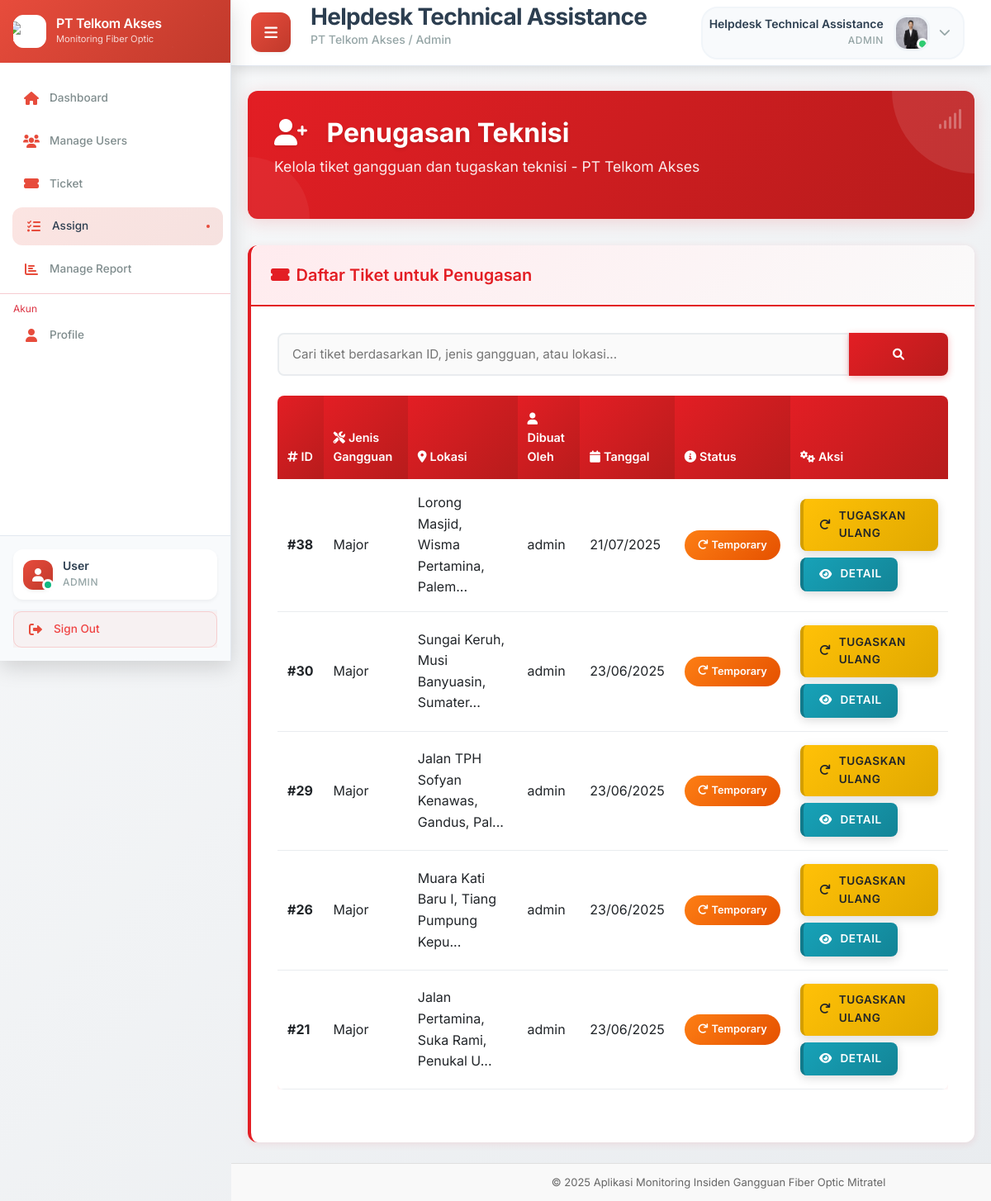
The page /assign_teknisi.php (signed in) on the database its author committed.
### tables this page shows
CREATE TABLE `tiket` (
  `id_tiket` int(11) NOT NULL,
  `id_admin` int(11) NOT NULL,
  `id_lokasi` int(11) NOT NULL,
  `jenis_gangguan` varchar(20) NOT NULL,
  `deskripsi` text DEFAULT NULL,
  `status` enum('open','on progress','selesai') DEFAULT 'open',
  `created_at` timestamp NOT NULL DEFAULT current_timestamp()
);

CREATE TABLE `lokasi` (
  `id_lokasi` int(11) NOT NULL,
  `alamat` text NOT NULL,
  `latitude` decimal(10,8) NOT NULL,
  `longitude` decimal(11,8) NOT NULL
);

### assign_teknisi.php (the view, shortened to what this page needs)
<?php
require '../../config/config.php';
$userRole = 'admin';
$tiket_query = $pdo->query("
    SELECT DISTINCT t.id_tiket, t.jenis_gangguan, t.deskripsi, t.created_at, t.status,
           l.alamat, a.username as created_by,
           lap.jenis_perbaikan,
           tek.nama_lengkap as current_teknisi
    FROM tiket t
    JOIN lokasi l ON t.id_lokasi = l.id_lokasi
    JOIN admin a ON t.id_admin = a.id_admin
    LEFT JOIN laporan lap ON t.id_tiket = lap.id_tiket
    LEFT JOIN penugasan p ON t.id_tiket = p.id_tiket
    LEFT JOIN teknisi tek ON p.id_teknisi = tek.id_teknisi
    WHERE t.status = 'open'
       OR (t.status = 'selesai' AND lap.jenis_perbaikan = 'temporary')
    ORDER BY t.created_at DESC
");
$tiket_list = $tiket_query->fetchAll();
$show_assign_form = false;
?>
<!DOCTYPE html>
<html lang="id">
<head>
    <link rel="stylesheet" href="https://cdnjs.cloudflare.com/ajax/libs/font-awesome/6.0.0/css/all.min.css">
    <link rel="stylesheet" href="https://cdn.jsdelivr.net/npm/bootstrap@5.3.0/dist/css/bootstrap.min.css">
</head>
<body>
    <?php include('../../includes/sidebar.php'); ?>
    <div class="content-wrapper">
        <?php include('../../includes/topbar.php'); ?>
        <?php showTopbar($userRole, $username); ?>
        <div class="assign-main-content">
            <div class="assign-header-section">
                <div class="assign-telkom-logo">
                    <i class="fas fa-signal"></i>
                </div>
                <div class="assign-header-content">
                    <h1 class="assign-header-title">
                        <i class="fas fa-user-plus me-3"></i>
                        Penugasan Teknisi
                    </h1>
                    <p class="assign-header-subtitle">
                        Kelola tiket gangguan dan tugaskan teknisi - PT Telkom Akses
                    </p>
                </div>
            </div>
            <div class="row g-4">
                <div class="col-lg-<?= $show_assign_form ? '8' : '12' ?>">
                    <div class="assign-card h-100">
                        <div class="assign-card-header">
                            <h5 class="assign-card-title">
                                <i class="fas fa-ticket-alt"></i>
                                Daftar Tiket untuk Penugasan
                            </h5>
                        </div>
                        <div class="assign-card-body">
                            <div class="assign-search-wrapper d-flex">
                                <input type="text" id="searchTiket" class="assign-form-control" placeholder="Cari tiket berdasarkan ID, jenis gangguan, atau lokasi...">
                                <button class="assign-btn assign-btn-primary">
                                    <i class="fas fa-search"></i>
                                </button>
                            </div>
                            <?php if(count($tiket_list) > 0): ?>
                                <div class="table-responsive">
                                    <table class="assign-table table" id="tiketTable">
                                        <thead>
                                            <tr>
                                                <th><i class="fas fa-hashtag me-1"></i>ID</th>
                                                <th><i class="fas fa-tools me-1"></i>Jenis Gangguan</th>
                                                <th><i class="fas fa-map-marker-alt me-1"></i>Lokasi</th>
                                                <th><i class="fas fa-user me-1"></i>Dibuat Oleh</th>
                                                <th><i class="fas fa-calendar me-1"></i>Tanggal</th>
                                                <th><i class="fas fa-info-circle me-1"></i>Status</th>
                                                <th><i class="fas fa-cogs me-1"></i>Aksi</th>
                                            </tr>
                                        </thead>
                                        <tbody>
                                            <?php foreach($tiket_list as $tiket): ?>
                                                <tr>
                                                    <td><strong>#<?= $tiket['id_tiket'] ?></strong></td>
                                                    <td><?= htmlspecialchars($tiket['jenis_gangguan']) ?></td>
                                                    <td><?= mb_strimwidth(htmlspecialchars($tiket['alamat']), 0, 40, "...") ?></td>
                                                    <td><?= htmlspecialchars($tiket['created_by']) ?></td>
                                                    <td><?= date('d/m/Y', strtotime($tiket['created_at'])) ?></td>
                                                    <td>
                                                        <?php if($tiket['status'] == 'open'): ?>
                                                            <span class="assign-badge assign-badge-pending">
                                                                <i class="fas fa-clock"></i>
                                                                Menunggu
                                                            </span>
                                                        <?php else: ?>
                                                            <span class="assign-badge assign-badge-temporary">
                                                                <i class="fas fa-redo"></i>
                                                                Temporary
                                                            </span>
                                                        <?php endif; ?>
                                                    </td>
                                                    <td>
                                                        <div class="assign-action-container">
                                                            <?php if($tiket['jenis_perbaikan'] == 'temporary'): ?>
                                                                <a href="assign_teknisi.php?tiket_id=<?= $tiket['id_tiket'] ?>"
                                                                    class="assign-btn-action assign-btn-reassign">
                                                                    <i class="fas fa-redo"></i>
                                                                    <span>Tugaskan Ulang</span>
                                                                </a>
                                                            <?php endif; ?>
                                                            <a href="detail_tiket.php?id=<?= $tiket['id_tiket'] ?>"
                                                                class="assign-btn-action assign-btn-detail">
                                                                <i class="fas fa-eye"></i>
                                                                <span>Detail</span>
                                                            </a>
                                                        </div>
                                                    </td>
                                                </tr>
                                            <?php endforeach; ?>
                                        </tbody>
                                    </table>
                                </div>
                            <?php endif; ?>
                        </div>
                    </div>
                </div>
            </div>
        </div>
        <?php include('../../includes/footer2.php'); ?>
    </div>
</body>
</html>

### topbar.php (shortened to what this page needs)
<?php
function showTopbar($userRole, $username) {
    global $pdo;
    $user_id = $_SESSION['user_id'];
    $username = $_SESSION['username'];
    $role = $_SESSION['role'];
    $table = '';
    $id_field = '';
    if ($role === 'admin') {
        $table = 'admin';
        $id_field = 'id_admin';
    } elseif ($role === 'teknisi') {
        $table = 'teknisi';
        $id_field = 'id_teknisi';
    } elseif ($role === 'supervisor') {
        $table = 'supervisor';
        $id_field = 'id_supervisor';
    }
    $stmt = $pdo->prepare("SELECT foto, nama_lengkap FROM $table WHERE $id_field = ?");
    $stmt->execute([$user_id]);
    $user = $stmt->fetch();
    $foto_path = $user && $user['foto'] ? "../../uploads/users/" . htmlspecialchars($user['foto']) : "../../uploads/users/default-avatar.jpg";
    $nama_lengkap = $user && $user['nama_lengkap'] ? htmlspecialchars($user['nama_lengkap']) : htmlspecialchars($username);
?>
    <div class="topbar">
        <div class="topbar-left">
            <button id="desktopSidebarToggle" class="desktop-toggle-btn">
                <i class="fa fa-bars"></i>
            </button>
            <div class="page-title">
                <h2><?php echo $nama_lengkap; ?></h2>
                <span class="breadcrumb">PT Telkom Akses / <?php echo ucfirst($userRole); ?></span>
            </div>
        </div>
        <div class="topbar-right">
            <div class="user-profile" id="userProfile">
                <div class="user-info-text">
                    <span class="user-name"><?php echo $nama_lengkap; ?></span>
                    <span class="user-role"><?php echo ucfirst($userRole); ?></span>
                </div>
                <div class="user-avatar-topbar">
                    <img src="<?php echo $foto_path; ?>" alt="User Avatar"
                         onerror="this.src='../../uploads/users/default.svg';">
                    <div class="status-indicator online"></div>
                </div>
                <div class="dropdown-arrow">
                    <i class="fa fa-chevron-down"></i>
                </div>
            </div>
        </div>
    </div>
<?php
}
?>

### rows shown on the page
tiket: id_tiket "38", jenis_gangguan "Major", id_lokasi.alamat "Lorong Masjid, Wisma Pertamina, Palem...", id_admin.username "admin", created_at "21/07/2025", status "selesai" (drawn)
tiket: id_tiket "30", jenis_gangguan "Major", id_lokasi.alamat "Sungai Keruh, Musi Banyuasin, Sumater...", id_admin.username "admin", created_at "23/06/2025", status "selesai" (drawn)
tiket: id_tiket "29", jenis_gangguan "Major", id_lokasi.alamat "Jalan TPH Sofyan Kenawas, Gandus, Pal...", id_admin.username "admin", created_at "23/06/2025", status "selesai" (drawn)
tiket: id_tiket "26", jenis_gangguan "Major", id_lokasi.alamat "Muara Kati Baru I, Tiang Pumpung Kepu...", id_admin.username "admin", created_at "23/06/2025", status "selesai" (drawn)
tiket: id_tiket "21", jenis_gangguan "Major", id_lokasi.alamat "Jalan Pertamina, Suka Rami, Penukal U...", id_admin.username "admin", created_at "23/06/2025", status "selesai" (drawn)

### other values the page prints
$userRole "ADMIN"
$nama_lengkap "Helpdesk Technical Assistance"
$userRole "Admin"
